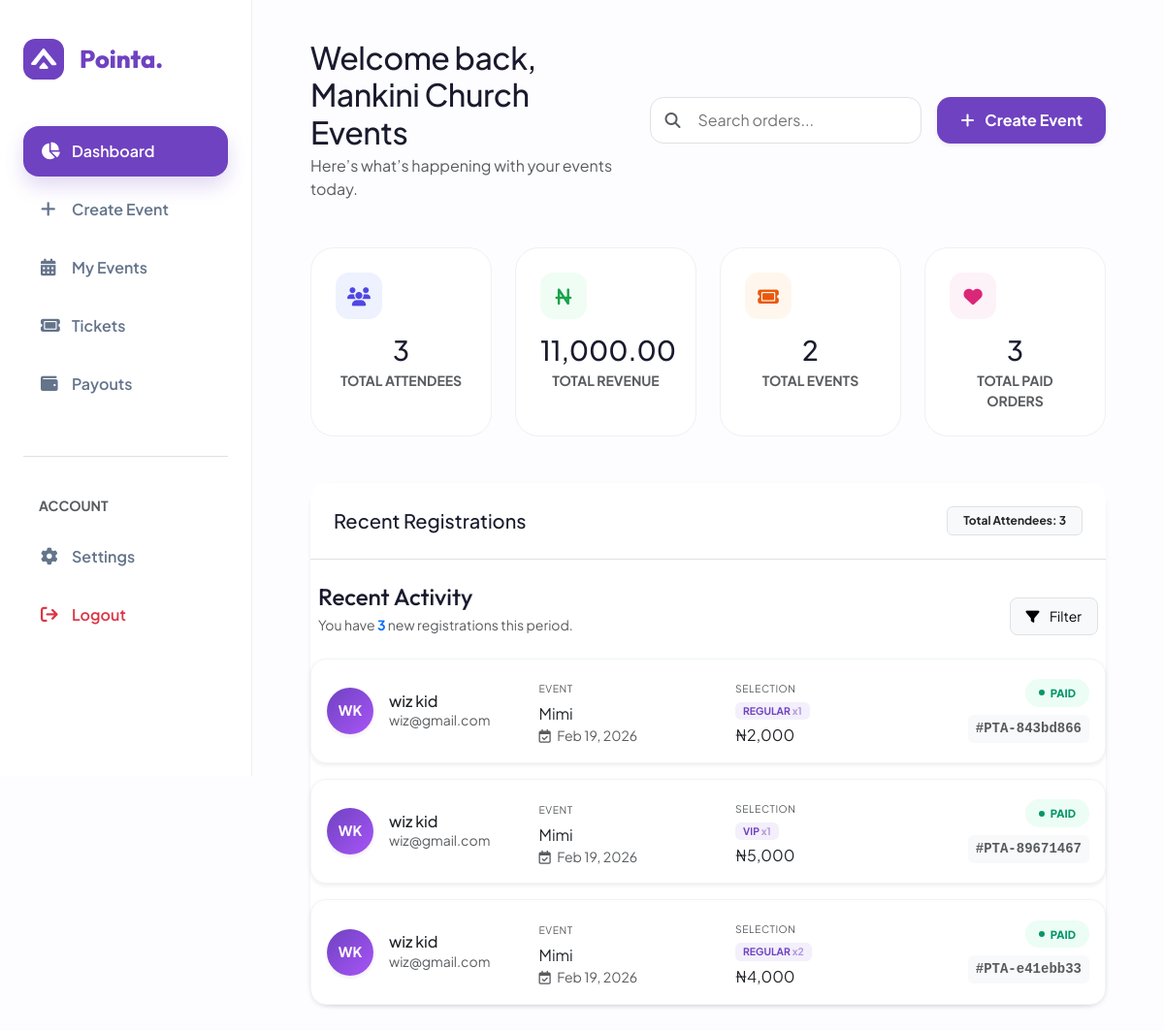
/organizer/dashboard/ (signed in), run on the app's committed database.
### events/models.py (models this page shows, shortened)
class Organizer(models.Model):
    user = models.OneToOneField(
        User,
        on_delete=models.CASCADE,
        related_name="organizer"
    )
    organization_name = models.CharField(max_length=150)
    email = models.EmailField(blank=True)
    phone = models.CharField(max_length=20, blank=True)
    bio = models.TextField(blank=True)
    verified = models.BooleanField(default=False)
    joined_at = models.DateTimeField(auto_now_add=True)

class Order(models.Model):
    user = models.ForeignKey(User, on_delete=models.CASCADE)
    event = models.ForeignKey(Event, on_delete=models.CASCADE)
    total_amount = models.DecimalField(max_digits=10, decimal_places=2)
    reference = models.CharField(max_length=100, unique=True)
    STATUS_CHOICES = [
        ("pending", "Pending"),
        ("paid", "Paid"),
        ("failed", "Failed"),
    ]
    status = models.CharField(
        max_length=10,
        choices=STATUS_CHOICES,
        default="pending"
    )
    created_at = models.DateTimeField(auto_now_add=True)

class Event(models.Model):
    organizer = models.ForeignKey(
        Organizer,
        on_delete=models.CASCADE,
        related_name="events"
    )
    category = models.ForeignKey(
        Category,
        on_delete=models.SET_NULL,
        null=True,
        related_name="events"
    )
    title = models.CharField(max_length=200)
    description = models.TextField(blank=True)
    date = models.DateField()
    start_time = models.TimeField(default=datetime.time(9, 0))  # 09:00 AM
    end_time = models.TimeField(default=datetime.time(17, 0))  # 05:00 PM
    venue = models.CharField(max_length=255, blank=True)
    STATE_CHOICES = [
        ("lagos", "Lagos"),
        ("abuja", "Abuja (FCT)"),
    ]
    state = models.CharField(
        max_length=20,
        choices=STATE_CHOICES
    )
    city = models.CharField(max_length=100, blank=True)
    image = models.ImageField(
        upload_to="events/",
        blank=True,
        null=True
    )
    STATUS_CHOICES = [
        ("active", "Active"),
        ("cancelled", "Cancelled"),
        ("completed", "Completed"),
    ]
    status = models.CharField(
        max_length=10,
        choices=STATUS_CHOICES,
        default="active"
    )
    EVENT_TYPE_CHOICES = [
    ("physical", "Physical Event"),
    ("online", "Online Event"),
    ("hybrid", "Hybrid Event"),
    ]
    event_type = models.CharField(
        max_length=10,
        choices=EVENT_TYPE_CHOICES,
        default="physical"
    )
    created_at = models.DateTimeField(auto_now_add=True)
    class Meta:
        ordering = ["-created_at"]

class OrderItem(models.Model):
    order = models.ForeignKey(
        Order,
        on_delete=models.CASCADE,
        related_name="items"
    )
    ticket = models.ForeignKey(Ticket, on_delete=models.CASCADE)
    quantity = models.PositiveIntegerField()

class Ticket(models.Model):
    event = models.ForeignKey(
        Event,
        on_delete=models.CASCADE,
        related_name="tickets"
    )
    name = models.CharField(max_length=50)
    price = models.DecimalField(max_digits=10, decimal_places=2)
    quantity_available = models.PositiveIntegerField()

### events/views.py (the view)
# urls.py: path('organizer/dashboard/', views.org_dashboard, name='org_dashboard'),
@login_required(login_url='organizer_login')
def org_dashboard(request):
    try:
        org = request.user.organizer
    except Organizer.DoesNotExist:
        return redirect('organizer_login')  # redirect if user is not an organizer
    events = Event.objects.filter(organizer=org)
    orders = Order.objects.filter(event__in=events).order_by('-created_at')  # latest first
    total_events = events.count()
    total_attendees = orders.count()
    total_revenue = sum(order.total_amount for order in orders if order.status == 'paid')
    total_paid_orders = Order.objects.filter(
        event__in=events,
        status="paid"
    ).count()
    context = {
        'organizer': org,
        'events': events,
        'orders': orders,
        'total_events': total_events,
        'total_attendees': total_attendees,
        'total_revenue': total_revenue,
        'total_paid_orders': total_paid_orders,
    }
    return render(request, 'events/org_dashboard.html', context)

### events/templates/events/org_dashboard.html (shortened to what this page needs)
{%load humanize%}
<!DOCTYPE html>
<html lang="en">
<head>
    <link href="https://cdn.jsdelivr.net/npm/bootstrap@5.3.0/dist/css/bootstrap.min.css" rel="stylesheet">
    <link rel="stylesheet" href="https://cdnjs.cloudflare.com/ajax/libs/font-awesome/6.4.0/css/all.min.css">
</head>
<body>
    <aside class="sidebar">
        <div class="d-flex align-items-center gap-3 mb-5">
            <span style="font-family: 'Outfit'; font-weight: 800; font-size: 1.6rem; color: var(--pointa-purple);">Pointa.</span>
        </div>
        <nav>
            <a href="#" class="nav-link active"><i class="fa-solid fa-chart-pie"></i> Dashboard</a>
            <a href="{%url 'create_event'%}" class="nav-link"><i class="fa-solid fa-plus"></i> Create Event </a>
            <a href="#" class="nav-link"><i class="fa-solid fa-calendar-days"></i> My Events</a>
            <a href="#" class="nav-link"><i class="fa-solid fa-ticket"></i> Tickets</a>
            <a href="#" class="nav-link"><i class="fa-solid fa-wallet"></i> Payouts</a>
            <div class="mt-5 pt-4 border-top">
                <p class="small fw-bold text-uppercase text-muted px-3 mt-3">Account</p>
                <a href="#" class="nav-link"><i class="fa-solid fa-gear"></i> Settings</a>
                <a href="{%url 'organizer_logout'%}" class="nav-link text-danger"><i class="fa-solid fa-arrow-right-from-bracket"></i> Logout</a>
            </div>
        </nav>
    </aside>
    {%block content%}
    <main class="main-content">
        <header class="d-flex flex-column flex-md-row justify-content-between align-items-md-center mb-5 gap-4">
            <div class="flex-grow-1">
                <h2 class="fw-800 mb-1" style="letter-spacing: -0.5px;">Welcome back, {{organizer.organization_name}}</h2>
                <p class="text-muted mb-0">Here’s what’s happening with your events today.</p>
            </div>
            <div class="d-flex flex-column flex-sm-row gap-3 align-items-stretch align-items-md-center">
                <div class="position-relative" style="min-width: 280px;">
                    <i class="fa-solid fa-magnifying-glass position-absolute text-muted" style="left: 15px; top: 50%; transform: translateY(-50%);"></i>
                    <input type="text" class="search-bar border ps-5" placeholder="Search orders..." style="height: 48px; background: #fff;">
                </div>
                <a href="{% url 'create_event' %}"
                class="btn btn-create shadow-sm px-4"
                style="height: 48px;">
                 <i class="fa-solid fa-plus me-2"></i> Create Event
             </a>
            </div>
        </header>
        <div class="row g-4 mb-5">
            <div class="col-6 col-xl-3 col-md-6">
                <div class="stat-card">
                    <div class="icon-square text-center" style="background: #eef2ff; color: #4f46e5;"><i class="fa-solid fa-users text-center"></i></div>
                    <h3 class="fw-800 mb-1 text-center">{{total_attendees}}</h3>
                    <p class="text-muted small fw-bold mb-0 text-center">TOTAL ATTENDEES</p>
                </div>
            </div>
            <div class="col-6 col-xl-3 col-md-6">
                <div class="stat-card">
                    <div class="icon-square text-center" style="background: #f0fdf4; color: #16a34a;"><i class="fa-solid fa-naira-sign"></i></div>
                    <h3 class="fw-800 mb-1 text-center">{{total_revenue|intcomma}}</h3>
                    <p class="text-muted small fw-bold mb-0 text-center">TOTAL REVENUE</p>
                </div>
            </div>
            <div class="col-6 col-xl-3 col-md-6">
                <div class="stat-card">
                    <div class="icon-square text-center" style="background: #fff7ed; color: #ea580c;"><i class="fa-solid fa-ticket"></i></div>
                    <h3 class="fw-800 mb-1 text-center">{{total_events}}</h3>
                    <p class="text-muted small fw-bold mb-0 text-center">TOTAL EVENTS</p>
                </div>
            </div>
            <div class="col-6 col-xl-3 col-md-6">
                <div class="stat-card">
                    <div class="icon-square text-center" style="background: #fdf2f8; color: #db2777;"><i class="fa-solid fa-heart"></i></div>
                    <h3 class="fw-800 mb-1 text-center">{{total_paid_orders}}</h3>
                    <p class="text-muted small fw-bold mb-0 text-center">TOTAL PAID ORDERS</p>
                </div>
            </div>
        </div>
        <div class="custom-table shadow-sm border-0">
            <div class="p-4 d-flex justify-content-between align-items-center bg-white border-bottom rounded-top-4">
                <h5 class="fw-800 mb-0">Recent Registrations</h5>
                <span class="badge bg-light text-dark border px-3 py-2">
                    Total Attendees: {{ total_attendees|intcomma }}
                </span>
            </div>
            <div class="registration-container mt-4">
                <div class="d-flex justify-content-between align-items-end mb-4 px-2">
                    <div>
                        <h4 class="fw-800 mb-1" style="font-family: 'Outfit';">Recent Activity</h4>
                        <p class="text-muted small mb-0">You have <span class="text-primary fw-bold">{{ orders.count }}</span> new registrations this period.</p>
                    </div>
                    <div class="dropdown">
                        <button class="btn btn-light btn-sm border fw-700 px-3 py-2 rounded-3" type="button" data-bs-toggle="dropdown">
                            <i class="fa-solid fa-filter me-2"></i> Filter
                        </button>
                    </div>
                </div>
                <div class="reg-list-wrapper">
                    {% for order in orders %}
                    <div class="reg-card mb-3 p-3 bg-white shadow-sm border rounded-4 transition-hover">
                        <div class="row align-items-center">
                            <div class="col-lg-3 col-md-6 mb-3 mb-lg-0">
                                <div class="d-flex align-items-center gap-3">
                                    <div class="avatar-box rounded-circle d-flex align-items-center justify-content-center text-white fw-bold shadow-sm"
                                    style="width: 48px; height: 48px; background: linear-gradient(135deg, #6f42c1, #a855f7); font-size: 0.9rem;">
                                   {% if order.user.first_name or order.user.last_name %}
                                       {{ order.user.first_name|slice:":1"|upper }}{{ order.user.last_name|slice:":1"|upper }}
                                   {% elif order.user.username %}
                                       {{ order.user.username|slice:":2"|upper }}
                                   {% else %}
                                       <i class="fa-solid fa-user"></i>
                                   {% endif %}
                               </div>
                                    <div class="overflow-hidden">
                                        <h6 class="fw-800 mb-0 text-dark text-truncate">{{ order.user.get_full_name }}</h6>
                                        <span class="small text-muted d-block text-truncate">{{ order.user.email }}</span>
                                    </div>
                                </div>
                            </div>
                            <div class="col-lg-3 col-md-6 mb-3 mb-lg-0">
                                <div class="ps-lg-3">
                                    <span class="x-small text-uppercase fw-800 text-muted ls-1">Event</span>
                                    <div class="fw-700 text-dark text-truncate mt-1">{{ order.event.title }}</div>
                                    <div class="small text-muted"><i class="fa-regular fa-calendar-check me-1"></i> {{ order.event.date|date:"M d, Y" }}</div>
                                </div>
                            </div>
                            <div class="col-lg-3 col-md-6 mb-3 mb-lg-0">
                                <div class="ps-lg-3">
                                    <span class="x-small text-uppercase fw-800 text-muted ls-1">Selection</span>
                                    <div class="mt-1 d-flex flex-wrap gap-1">
                                        {% for item in order.items.all %}
                                            <span class="badge bg-soft-purple text-purple border-0 px-2 py-1" style="font-size: 0.65rem;">
                                                {{ item.ticket.name|upper }} <span class="opacity-50">x{{ item.quantity }}</span>
                                            </span>
                                        {% endfor %}
                                    </div>
                                    <div class="fw-800 text-dark mt-1">₦{{ order.total_amount|floatformat:0|intcomma }}</div>
                                </div>
                            </div>
                            <div class="col-lg-3 col-md-6 text-lg-end">
                                <div class="d-flex flex-row flex-lg-column justify-content-between align-items-center align-items-lg-end gap-2">
                                    {% if order.status == 'paid' %}
                                        <span class="status-pill status-paid">
                                            <span class="pulse-dot"></span> PAID
                                        </span>
                                    {% else %}
                                        <span class="status-pill status-pending">
                                            <span class="pulse-dot-pending"></span> PENDING
                                        </span>
                                    {% endif %}
                                    <code class="small fw-bold text-muted bg-light px-2 py-1 rounded">#PTA-{{ order.reference|slice:":8" }}</code>
                                </div>
                            </div>
                        </div>
                    </div>
                    {% empty %}
                    <div class="text-center py-5 bg-white rounded-4 border">
                        <img src="https://illustrations.popsy.co/purple/searching.svg" style="height: 150px;" class="mb-3">
                        <h5 class="fw-800">No registrations found</h5>
                        <p class="text-muted small">When users register for your event, they will appear here.</p>
                    </div>
                    {% endfor %}
                </div>
            </div>
        </div>
    </main>
    {%endblock content%}
</body>
</html>

### data on the page
Organizer: organization_name "Mankini Church Events"
Order: user.first_name "W", user.last_name "K", user.get_full_name "wiz kid", user.email "wiz@gmail.com", event "Mimi", event "Feb 19, 2026", total_amount "2,000", status "paid" (drawn), reference "843bd866"
OrderItem: ticket.name "REGULAR", quantity "1"
Order: user.first_name "W", user.last_name "K", user.get_full_name "wiz kid", user.email "wiz@gmail.com", event "Mimi", event "Feb 19, 2026", total_amount "5,000", status "paid" (drawn), reference "89671467"
OrderItem: ticket.name "VIP", quantity "1"
Order: user.first_name "W", user.last_name "K", user.get_full_name "wiz kid", user.email "wiz@gmail.com", event "Mimi", event "Feb 19, 2026", total_amount "4,000", status "paid" (drawn), reference "e41ebb33"
OrderItem: ticket.name "REGULAR", quantity "2"

### other printed values
{{ total_attendees }} "3"
{{ total_revenue|intcomma }} "11,000.00"
{{ total_events }} "2"
{{ total_paid_orders }} "3"
{{ total_attendees|intcomma }} "3"
{{ orders.count }} "3"
